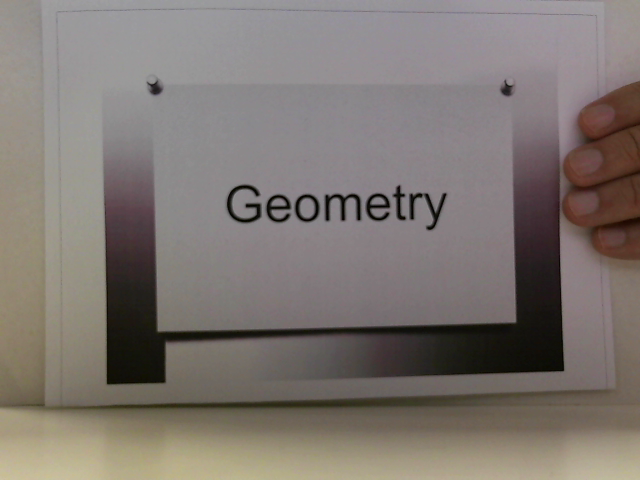
//> input picture final_OCR/Train07.bmp, 640 x 480 px
$ ./final_OCR   (built with g++ and OpenCV 4)
//> lines starting //> are read from the running program, lines starting //| are printed output that depends on the picture; after the words box and inside, x2 and y2 are one past the last pixel; in counts of white or black regions, pixels touching at a corner belong together
# include "opencv/cxcore.h"
# include "opencv/highgui.h"
# include "opencv/cv.h"
# include <iostream>
# include <vector>
# include <algorithm>

using namespace std;

typedef struct LetterLocation {
	int height ;
	int width ;
}LetterLocation;

LetterLocation letterLocation[52] = {
	{ 120, 115 }, // A
	{ 120, 164 }, // B
	{ 120, 217 }, // C
	{ 120, 270 }, // D
	{ 120, 323 }, // E
	{ 120, 370 }, // F
	{ 120, 420 }, // G
	{ 120, 475 }, // H
	{ 210, 103 }, // I
	{ 210, 130 }, // J
	{ 210, 175 }, // K
	{ 210, 224 }, // L
	{ 210, 270 }, // M
	{ 210, 327 }, // N
	{ 210, 380 }, // O
	{ 210, 433 }, // P
	{ 300, 124 }, // Q
	{ 300, 175 }, // R
	{ 300, 227 }, // S
	{ 300, 274 }, // T
	{ 300, 323 }, // U
	{ 300, 374 }, // V
	{ 300, 433 }, // W
	{ 392, 115 }, // X
	{ 392, 163 }, // Y
	{ 392, 210 }, // Z
	{ 486, 112 }, // a
	{ 486, 155 }, // b
	{ 486, 195 }, // c
	{ 486, 232 }, // d
	{ 486, 273 }, // e
	{ 486, 306 }, // f
	{ 486, 335 }, // g
	{ 469, 376 }, // h
	{ 490, 35 }, // i
	{ 486, 419 }, // j
	{ 486, 443 }, // k
	{ 486, 472 }, // l
	{ 585, 123 }, // m
	{ 585, 175 }, // n
	{ 585, 213 }, // o
	{ 585, 256 }, // p
	{ 585, 296 }, // q
	{ 585, 331 }, // r
	{ 585, 358 }, // s
	{ 585, 389 }, // t
	{ 585, 417 }, // u
	{ 585, 457 }, // v
	{ 673, 119 }, // w
	{ 673, 163 }, // x
	{ 673, 197 }, // y
	{ 673, 233 } // z
} ;


void inverseImage( IplImage * img ) {
	for ( int i = 0 ; i < img->height ; i++ ) {
		for ( int j = 0 ; j < img->width ; j++ ) {
			cvSet2D( img, i, j, cvScalar( 255 - cvGet2D( img, i, j ).val[0], 255 - cvGet2D( img, i, j ).val[1], 255 - cvGet2D( img, i, j ).val[2] ) ) ;
		}
	}
}

bool compareX( CvSeq* s1, CvSeq* s2 ) {
	return cvBoundingRect( s1 ).x < cvBoundingRect( s2 ).x ;
}

float countAngle( vector<CvSeq*> contourVec ) {

	float * diff = new float[contourVec.size( ) - 1] ;

	for ( int i = 0 ; i < contourVec.size( ) - 1 ; i++ ) {

		float a = cvBoundingRect( contourVec.at( i ) ).y + cvBoundingRect( contourVec.at( i ) ).height ;
		float b = cvBoundingRect( contourVec.at( i + 1 ) ).y + cvBoundingRect( contourVec.at( i + 1 ) ).height ;

		diff[i] = b - a ;

	}

	float x = 0 ;
	float y = 0 ;
	for ( int i = 0 ; i < contourVec.size( ) - 1 ; i++ ) {
		if ( diff[i] > 5 || diff[i] < -5 ) continue ;

		x++ ;
		y += diff[i] ;
	}

	return y / x - 0.2 ;
}

vector<CvSeq*> doFindContour( IplImage *src ) {

	/// find Contours src
	IplImage* temp = cvCreateImage( cvGetSize( src ), src->depth, src->nChannels );
	cvCopy( src, temp ) ;
	CvMemStorage* storage = cvCreateMemStorage( 0 );
	CvSeq* contour = 0;
	cvFindContours( temp, storage, &contour, sizeof( CvContour ), CV_RETR_CCOMP, CV_CHAIN_APPROX_SIMPLE );
	//cvZero( dst ); //clear

	/// get Contours and sort by horizontal
	vector<CvSeq*> contourVec ;
	// int count=0;
	for ( ; contour != 0; contour = contour->h_next ) {
		// 把介於 1500 ~ 50 面積的放到 vector // Brian Modify
		if ( 1200 > cvContourArea( contour, CV_WHOLE_SEQ, 0 ) && cvContourArea( contour, CV_WHOLE_SEQ, 0 ) > 30 )
			contourVec.push_back( contour ) ;

	}

	// 因為不是從右到左，所以先排序一次
	sort( contourVec.begin( ), contourVec.end( ), compareX ) ;


	return contourVec ;
}


IplImage * rotateImage( IplImage *src ) {

	vector<CvSeq*> contourVec = doFindContour( src ) ;

	cvZero( src ) ;

	for ( int i = 0 ; i < contourVec.size( ) ; i++ ) {
		cvDrawContours( src, contourVec.at( i ), CV_RGB( 255, 255, 255 ), CV_RGB( 255, 255, 255 ), -1, CV_FILLED, 8 );
	}

	float angle = countAngle( contourVec ) ;

	float m[6];

	m[0] = ( float ) ( cos( -angle * 2 * CV_PI / 180. ) );
	m[1] = ( float ) ( sin( -angle * 2 * CV_PI / 180. ) );
	m[3] = -m[1];
	m[4] = m[0];

	//將旋轉中心移至圖像中間
	m[2] = src->width * 0.5f;
	m[5] = src->height * 0.5f;


	CvMat M = cvMat( 2, 3, CV_32F, m );


	IplImage *pImgDst = cvCreateImage( cvGetSize( src ), src->depth, src->nChannels ) ;
	cvZero( pImgDst ) ;
	cvGetQuadrangleSubPix( src, pImgDst, &M );

	cvCopy( pImgDst, src ) ;

	return src ;

}

bool isInRect( IplImage * testImg, CvPoint min_loc, int index ) {

	if ( ( min_loc.x < letterLocation[index].width && letterLocation[index].width < min_loc.x + testImg->width ) &&
		 ( min_loc.y < letterLocation[index].height && letterLocation[index].height < min_loc.y + testImg->height ) )
		 return true ;

	return false ;
}

char doTemplateMatch( IplImage * templateImg, IplImage * testImg ) {

	/// template match
	int result_width = templateImg->width - testImg->width + 1;
	int result_height = templateImg->height - testImg->height + 1;

	IplImage * resultImg = cvCreateImage( cvSize( result_width, result_height ), 32, 1 );
	cvMatchTemplate( templateImg, testImg, resultImg, CV_TM_SQDIFF ) ;

	double min_val;
	double max_val;
	CvPoint min_loc;
	CvPoint max_loc;
	cvMinMaxLoc( resultImg, &min_val, &max_val, &min_loc, &max_loc, NULL );

	cvRectangle( templateImg, cvPoint( min_loc.x, min_loc.y ), cvPoint( ( min_loc.x + testImg->width ), ( min_loc.y + testImg->height ) ), CV_RGB( 0, 255, 0 ), 1 );
	cvRectangle( templateImg, cvPoint( max_loc.x, max_loc.y ), cvPoint( ( max_loc.x + testImg->width ), ( max_loc.y + testImg->height ) ), CV_RGB( 255, 0, 0 ), 1 );

	// [4 lines of commented-out code are left out]


	for ( int i = 0 ; i < 52 ; i++ ) {
		if ( isInRect( testImg, min_loc, i ) )
			return ( i < 26 ) ? ( 'A' + i ) : ( 'a' + i - 26 ) ;
	}

	return '@' ;
}

int main( int argc, char** argv ) {

	char * fileName = ( argc >= 2 ) ? argv[1] : "Train07.bmp" ;

	IplImage * inputImg = cvLoadImage( fileName, CV_LOAD_IMAGE_GRAYSCALE ) ;

	if ( inputImg == NULL ) {
		cout << "image not found" << endl ;
		system( "pause" ) ;
		return 1 ;
	}

	/// cut image rect I want
	cvSetImageROI( inputImg, cvRect( inputImg->width / 6, inputImg->height / 4, inputImg->width / 6 * 4, inputImg->height / 2 ) ) ; // 設定我要圖片的範圍
//> inputImg: 240 rows x 424 cols, CV_8UC1
	IplImage * temp = cvCreateImage( cvGetSize( inputImg ), inputImg->depth, inputImg->nChannels ) ;
	cvCopy( inputImg, temp, NULL );
	//cvReleaseImage( &src );
	inputImg = temp ;

	/// pro-processing src
	cvSmooth( inputImg, inputImg, CV_MEDIAN, 3, 3, 0, 0 ); // 去雜訊
	cvThreshold( inputImg, inputImg, 40, 255, CV_THRESH_BINARY ); // 2值化, 80以上設為255, 以下設為0，設小是因為可以把兩個單字黏住的部分分開
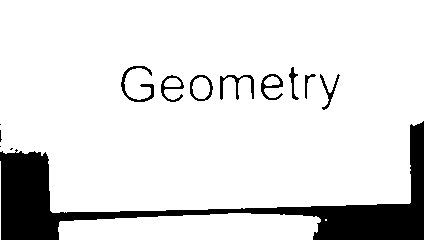
//> inputImg: 240 rows x 424 cols, CV_8UC1; 87.7% white; 13 black regions (4 under 20 px), largest, box (x1, y1, x2, y2) and area: (0, 121, 424, 240) 10999, (121, 66, 154, 102) 297, (220, 75, 254, 100) 245
	inverseImage( inputImg ) ; // 黑白反轉
//> after the loop in inverseImage, `for ( int i = 0 ; i < img->height ; i++ )`: img: 240 rows x 424 cols, CV_8UC1; 12.3% white; 13 white regions (4 under 20 px)

	// rotate image
	rotateImage( inputImg ) ;
//> in doFindContour, `cvFindContours( temp, storage, &contour, sizeof( CvContour ), CV_RETR_..`: temp: 240 rows x 424 cols, CV_8UC1; min 0, max 144, mean 1.1
//> in doFindContour, `cvFindContours( temp, storage, &contour, sizeof( CvContour ), CV_RETR_..`: contour = 11 contours, 2 with area under 20; largest, box (x1, y1, x2, y2) and area: (1, 122, 423, 239) 10088, (190, 75, 213, 101) 454, (261, 74, 283, 100) 271, (161, 75, 184, 102) 270, (121, 66, 154, 102) 198
//> the loop in doFindContour, `for ( ; contour != 0; contour = contour->h_next )` made 11 passes
//> after the loop in doFindContour, `for ( ; contour != 0; contour = contour->h_next )`: contour = 0 contours
//> in rotateImage, `vector<CvSeq*> contourVec = doFindContour( src ) ;`: contourVec = 8 items
//> in rotateImage, `cvZero( src ) ;`: src: 240 rows x 424 cols, CV_8UC1; every value is 0
//> the loop in rotateImage, `for ( int i = 0 ; i < contourVec.size( ) ; i++ )` made 8 passes
//> after the loop in rotateImage, `for ( int i = 0 ; i < contourVec.size( ) ; i++ )`:
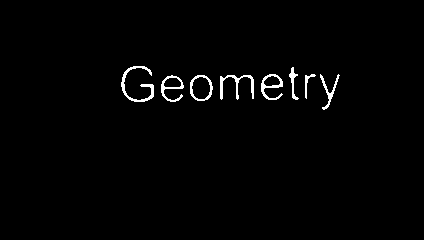
//> src: 240 rows x 424 cols, CV_8UC1; 1.4% white in thin lines or dots, all inside (x1, y1, x2, y2) = (121, 66, 340, 110)
//> the loop in countAngle, `for ( int i = 0 ; i < contourVec.size( ) - 1 ; i++ )` made 7 passes
//> (a, b) on passes 1 to 7: (102, 102), (102, 101), (101, 100), (100, 100), (100, 100), (100, 99), (99, 110)
//> the loop in countAngle, `for ( int i = 0 ; i < contourVec.size( ) - 1 ; i++ )` made 7 passes
//> y on passes 1 to 6: 0, -1, -2, -2, -2, -3
//> after the loop in countAngle, `for ( int i = 0 ; i < contourVec.size( ) - 1 ; i++ )`: x = 6; y = -3
//> in rotateImage, `float angle = countAngle( contourVec ) ;`: angle = -0.7
//> in rotateImage, `m[0] = ( float ) ( cos( -angle * 2 * CV_PI / 180. ) );`: m = [1, 0, 0, 0, 0, 0]
//> in rotateImage, `m[1] = ( float ) ( sin( -angle * 2 * CV_PI / 180. ) );`: m = [1, 0.0244, 0, 0, 0, 0]
//> in rotateImage, `m[3] = -m[1];`: m = [1, 0.0244, 0, -0.0244, 0, 0]
//> in rotateImage, `m[4] = m[0];`: m = [1, 0.0244, 0, -0.0244, 1, 0]
//> in rotateImage, `m[2] = src->width * 0.5f;`: m = [1, 0.0244, 212, -0.0244, 1, 0]
//> in rotateImage, `m[5] = src->height * 0.5f;`: m = [1, 0.0244, 212, -0.0244, 1, 120]
//> in rotateImage, `CvMat M = cvMat( 2, 3, CV_32F, m );`: M = [[1, 0.0244, 212], [-0.0244, 1, 120]]

	//cvNamedWindow( "inputImg", CV_WINDOW_AUTOSIZE ) ;
	//cvShowImage( "inputImg", inputImg ) ;

	vector<CvSeq*> contourVec = doFindContour( inputImg ) ;
//> in doFindContour (call 2), `cvFindContours( temp, storage, &contour, sizeof( CvContour ), CV_RETR_..`:
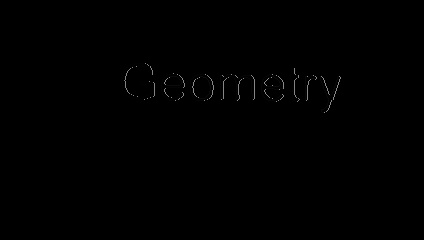
//> temp: 240 rows x 424 cols, CV_8UC1; min 0, max 140, mean 0.6
//> in doFindContour (call 2), `cvFindContours( temp, storage, &contour, sizeof( CvContour ), CV_RETR_..`: contour = 8 contours; box (x1, y1, x2, y2) and area: (190, 74, 214, 101) 500, (161, 73, 185, 101) 342, (261, 74, 284, 102) 338, (121, 63, 155, 100) 322, (220, 74, 255, 101) 258, (320, 76, 341, 113) 179, (289, 68, 300, 102) 122, (305, 75, 317, 101) 78
//> the loop in doFindContour (call 2), `for ( ; contour != 0; contour = contour->h_next )` made 8 passes
//> after the loop in doFindContour (call 2), `for ( ; contour != 0; contour = contour->h_next )`: contour = 0 contours
//> contourVec = 8 items

	//----------------------------------------------------------------------------------------------------------------------


	/// get template image
	IplImage * templateImg = cvLoadImage( "Template_mod.bmp", CV_LOAD_IMAGE_COLOR ) ;
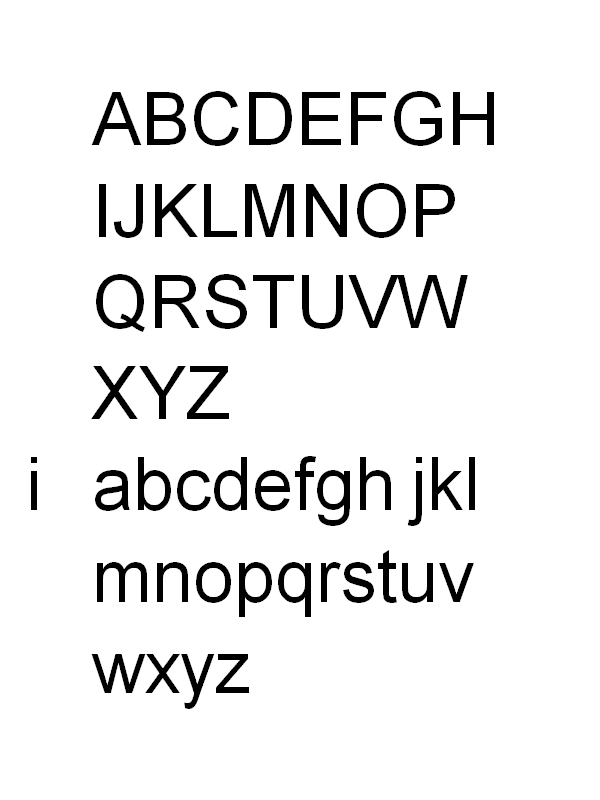
//> input picture final_OCR/Template_mod.bmp, 600 x 800 px
//> templateImg is the input picture: 800 rows x 600 cols, CV_8UC3; min 0, max 255, mean 235.4
	for ( int i = 0 ; i < templateImg->height ; i++ ) {
		for ( int j = 0 ; j < templateImg->width ; j++ ) {
			cvSet2D( templateImg, i, j, cvScalar( 255 - cvGet2D( templateImg, i, j ).val[0], 255 - cvGet2D( templateImg, i, j ).val[1], 255 - cvGet2D( templateImg, i, j ).val[2] ) ) ;
			// cvSet2D( templateImg, i, j, cvScalar( 255 - cvGet2D( templateImg, i, j ).val[0] ) ) ;
		}
	}


	for ( int i = 0 ; i < contourVec.size( ) ; i++ ) {
		cvDrawContours( inputImg, contourVec.at( i ), CV_RGB( 255, 255, 255 ), CV_RGB( 255, 255, 255 ), -1, CV_FILLED, 8 );

		CvRect rect = cvBoundingRect( contourVec.at( i ) ) ;
		cvRectangle( inputImg, cvPoint( rect.x, rect.y ), cvPoint( rect.x + rect.width, rect.y + rect.height ), CV_RGB( 255, 255, 255 ) ) ;

	}
//> this loop made 8 passes
//> rect on passes 1 to 8: Rect(121, 63, 34, 37), Rect(161, 73, 24, 28), Rect(190, 74, 24, 27), Rect(220, 74, 35, 27), Rect(261, 74, 23, 28), Rect(289, 68, 11, 34), Rect(305, 75, 12, 26), Rect(320, 76, 21, 37)
//> pass 1, `cvDrawContours( inputImg, contourVec.at( i ), CV_RGB( 255, 255, 255 ),..`:
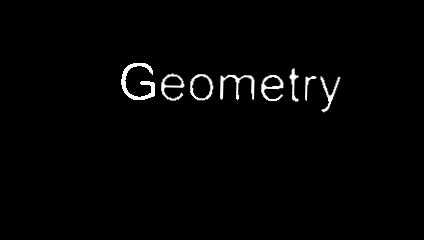
//> inputImg: 240 rows x 424 cols, CV_8UC1; min 0, max 255, mean 4
//> after the loop:
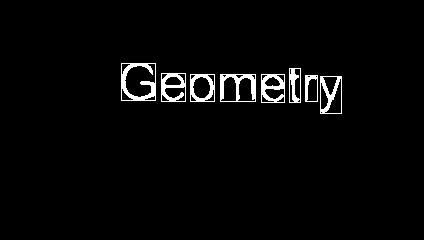
//> inputImg: 240 rows x 424 cols, CV_8UC1; 2.8% white; 8 white regions, largest, box (x1, y1, x2, y2) and area: (121, 63, 156, 101) 547, (220, 74, 256, 102) 446, (261, 74, 285, 103) 385

	// cvNamedWindow( "inputImg", CV_WINDOW_AUTOSIZE ) ;
	// cvShowImage( "inputImg", inputImg ) ;

	float scaleOfTemplate = 0.0 ;

	for ( int i = 0 ; i < contourVec.size( ) /*contourVec.size()*/ ; i++ ) {
		/// get test image
		IplImage * tempInputImg = cvCreateImage( cvGetSize( inputImg ), inputImg->depth, 3 ) ;
		cvCvtColor( inputImg, tempInputImg, CV_GRAY2BGR ) ;

		CvRect rect = cvBoundingRect( contourVec.at( i ) ) ;
		cvSetImageROI( tempInputImg, rect ) ; // 設定我要圖片的範圍


		scaleOfTemplate = ( i == 0 ) ? ( 53.0f / ( float ) rect.height ) : scaleOfTemplate ;
		int tempWidth = ( int ) ( ( float ) rect.width * scaleOfTemplate );
		int tempHeight = ( int ) ( ( float ) rect.height * scaleOfTemplate );
		if ( tempHeight < 53 ) tempWidth++, tempHeight++;
		IplImage * testImg = cvCreateImage( cvSize( tempWidth, tempHeight ), tempInputImg->depth, 3 ) ;

		//cvNamedWindow( "testImg", CV_WINDOW_AUTOSIZE ) ;
		//cvShowImage( "testImg", testImg ) ;

		// IplImage * testImg = cvCreateImage( cvSize( rect.width, rect.height ), inputImg->depth, inputImg->nChannels ) ;
		cvResize( tempInputImg, testImg, CV_INTER_LINEAR );

		cout << doTemplateMatch( templateImg, testImg ) ;

		cvResetImageROI( tempInputImg );
		cvReleaseImage( &tempInputImg );
	}
//> this loop made 8 passes
//> (rect, tempWidth, tempHeight, min_val in doTemplateMatch, max_val in doTemplateMatch, min_loc in doTemplateMatch, max_loc in doTemplateMatch) on passes 1 to 8: (Rect(121, 63, 34, 37), 48, 53, 29894004, 294856608, Point(394, 92), Point(247, 466)), (Rect(161, 73, 24, 28), 35, 41, 24747110, 167965520, Point(255, 470), Point(341, 554)), (Rect(190, 74, 24, 27), 35, 39, 18139160, 165965472, Point(197, 563), Point(272, 178)), (Rect(220, 74, 35, 27), 51, 39, 34599312, 243291376, Point(97, 563), Point(271, 177)), (Rect(261, 74, 23, 28), 33, 41, 27780018, 160875280, Point(256, 470), Point(143, 179)), (Rect(289, 68, 11, 34), 16, 49, 22911840, 113302144, Point(380, 554), Point(240, 102)), (Rect(305, 75, 12, 26), 18, 38, 4438950, 102554248, Point(322, 563), Point(240, 177)), (Rect(320, 76, 21, 37), 30, 53, 27465542, 170884528, Point(183, 656), Point(317, 175))
//| Geometry
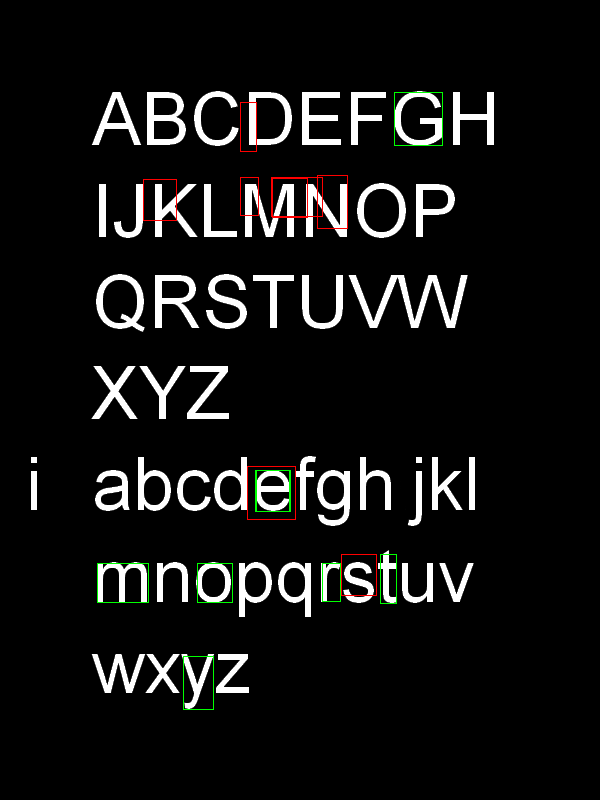
//> templateImg: 800 rows x 600 cols, CV_8UC3; mean B, G, R 19.3, 20, 20
//> after the loop, scaleOfTemplate = 1.43

	cout << endl ;

	// [7 lines of commented-out code are left out]

	return 0 ;
}
